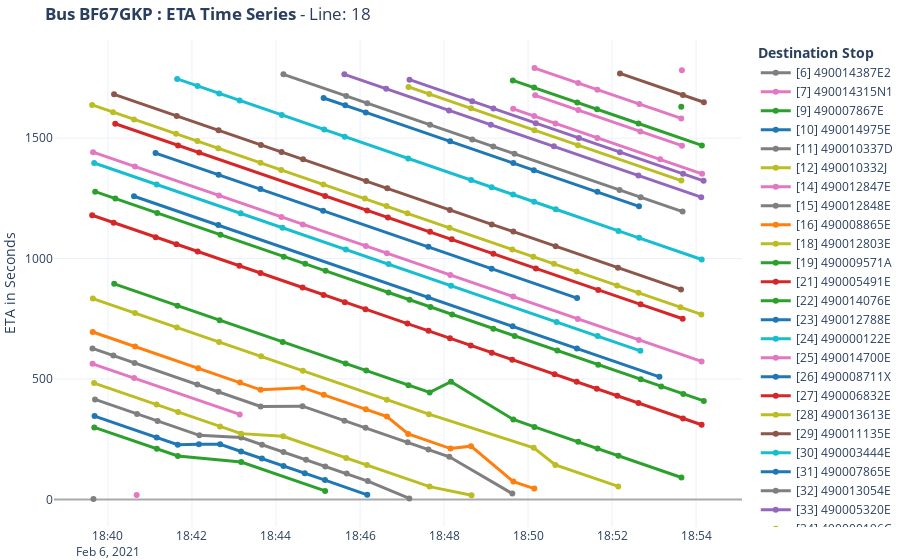

Notebook cell for this chart:
### Code cell
bus_id = 'BF67GKP'
build_time_series_graph(th_df, TH, bus_id).show()
